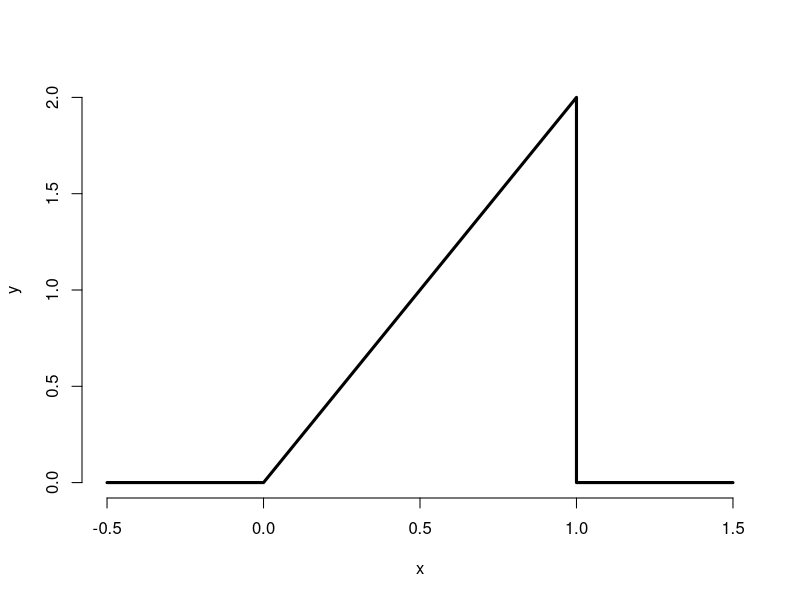
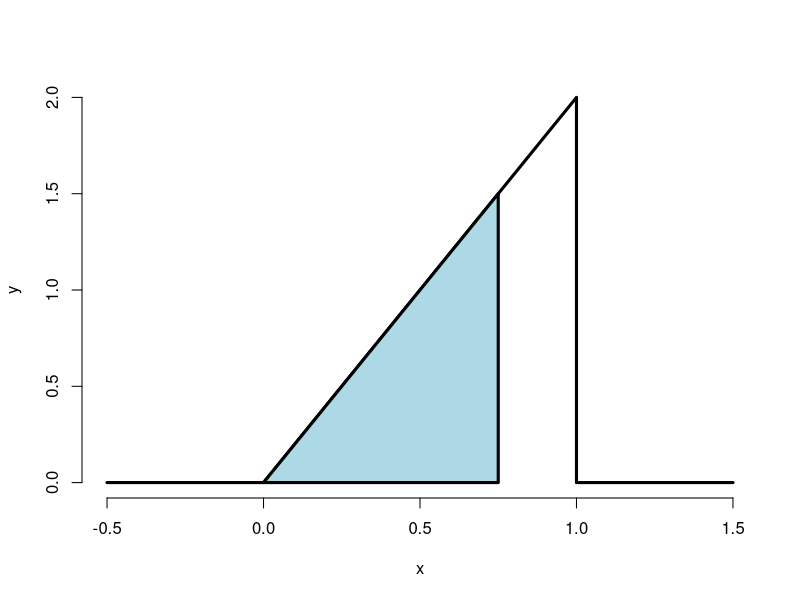

Write R code to recreate these figures, in order.
#funciones de densidad y probabilidad

#En contraste con la función de masa de probabilidad, que asigna probabilidades a valores específicos para variables aleatorias discretas es la función de densidad de probabilidad, que está asociada con variables aleatorias continuas. Al igual que una función de masa de probabilidad tiene reglas específicas que debe seguir.

#Específicamente, para ser una función de densidad de probabilidad válida, una función debe satisfacer ser mayor o igual a cero en todas partes. Y, entonces, el área total debajo de ella debe ser uno. 

#Y, aquí está la regla básica de una función de densidad de probabilidad. Las áreas bajo funciones de densidad de probabilidad corresponden a probabilidades para esa variable aleatoria. 

#Entonces, por ejemplo, si digo que los cocientes de inteligencia se distribuyen normalmente con una media de 100 y una desviación estándar de 15, eso implica que la población sigue una curva de aspecto específica en forma de campana. Y supongo que la probabilidad, si tuviera que extraer una muestra, la probabilidad de que una persona de esa muestra tenga un coeficiente intelectual entre 100 y digamos, cien, 115, es esta área correcta aquí. Tenga en cuenta nuevamente, nuestra función de densidad de probabilidad es una declaración sobre la población de inteligencia cocientes en este caso. 

#No es una declaración sobre los datos en sí. Nuevamente, vamos a utilizar los datos para evaluar esa suposición y evaluar las declaraciones sobre la probabilidad de la población. Pero inherentemente cada vez que dices la palabra probabilidad, estás hablando de una cantidad de población Es interesante notar que cuando modelamos probabilidades continuas como esta, o probabilidades para variables aleatorias continuas como esta, la probabilidad de que tome cualquier valor específico es de hecho cero porque el área de una línea es cero. 

#Esto no es un problema Esto es solo una peculiaridad de modelar variables aleatorias como si tuvieran una precisión infinita, pero no estropea las obras de ninguna manera. Resulta que la curva en forma de campana es una densidad bastante difícil de trabajar. Al menos hasta que aprendas cómo, lo que haremos en una conferencia separada. Así que trabajemos con una densidad mucho más simple en este momento, específicamente una que se parece a un triángulo rectángulo. Entonces f de x es igual a 2x para x entre 0 y 1, y 0 en caso contrario. Y demos un poco de contexto a su alrededor. Digamos que es la proporción de llamadas de ayuda que recibe una línea de ayuda en un día aleatorio. 

#Entonces, ¿qué significa esto? 

#Esto significa que esta área da la probabilidad de que entre el 20% y el 60% de las llamadas sean atendidas ese día. 

#Hagamos la pregunta, ¿es esta una densidad matemáticamente válida? 

#Tracé la función de densidad de probabilidad aquí. Parece un triángulo rectángulo. Observe que el código R se da aquí, y se da en las diapositivas de la conferencia porque las diapositivas se crean usando el formato de deslizamiento. Por lo tanto, es importante usar git para extraer el repositorio del curso. 

x <- c(-0.5, 0, 1, 1, 1.5); 
y <- c( 0, 0, 2, 0, 0)
plot(x, y, lwd = 3, frame = FALSE, type = "l")

#Y realmente puede buscar en el archivo rmd o R markdown, y obtener todo el código para todos los ejemplos de todas las conferencias. En cualquier caso, debemos analizar si esta función de densidad de probabilidad es o no una función de densidad de probabilidad válida. 

#Tenga en cuenta que siempre es mayor o igual que cero. Y luego, en segundo lugar, calculemos su área. Bueno, eso no es demasiado difícil porque es un triángulo rectángulo. La mitad del área de la base, derecha, que es la mitad, multiplicado por la altura, que es 2. Entonces, la mitad por 2 es 1. Entonces el área es 1. Entonces, de hecho, esta es una función de densidad de probabilidad válida.


#Veamos un ejemplo de trabajo con esta densidad. 

#¿Cuál es la probabilidad de que el 75% o menos de las llamadas se atiendan de forma aleatoria?

plot(x, y, lwd = 3, frame = FALSE, type = "l")
polygon(c(0, .75, .75, 0), c(0, 0, 1.5, 0), lwd = 3, col = "lightblue")

#Bueno, resulta bastante bueno que este sea solo otro triángulo rectángulo que necesitamos descubrir. Entonces, la altura en este punto es 1.5, porque recuerde que la función es solo 2 veces x, entonces en el punto, punto se, 0.75, la altura es 1.5. 

#Y luego, por supuesto, el valor de, la base es 0.75. Pero luego lo dividimos por 2 porque es la mitad del área de la base por la altura. Y eso resulta ser 56%, como se muestra aquí.

1.5 * .75 / 2
pbeta(.75, 2, 1)

#Resulta que esta densidad es en realidad un caso especial de una densidad conocida, llamada distribución beta. Y te doy el código R aquí para obtener directamente esta probabilidad de la distribución beta. 


#Por supuesto, no lo necesitamos, porque solo está trabajando con triángulos. Sin embargo, en entornos más complicados, vamos a necesitar estas funciones. Quiero agregar que la palabra, la letra p, frente a una función pide probabilidades. 

#Entonces pbeta va a pedir la probabilidad de una densidad beta de ser menor a 0.75. Aquí el 2 y el 1 son los parámetros específicos que lo convierten en el triángulo exacto que estamos usando aquí, y ve que obtiene el mismo número, 56%. 

#Ciertas áreas de la densidad son tan útiles que les damos nombres. Por ejemplo, la función de distribución acumulativa de una variable aleatoria x, devuelve la probabilidad de que una variable aleatoria sea menor o igual que el valor x. Por lo tanto, devuelve la probabilidad de que el capital X sea menor o igual que la pequeña x. 

#Y esta definición se aplica si x es discreto o continuo. Entonces, recuerde en nuestra distribución beta que acabamos de ver, la función pbeta en R siempre devuelve cualquiera que sea el primer argumento, la probabilidad de ser menor o igual a eso. Entonces, de hecho, cada vez que haces un nombre de densidad en R, en realidad solo está devolviendo la función de distribución acumulativa. 

#A veces es interesante trabajar con la función de supervivencia en lugar de la función de distribución, y es solo 1 menos la función de distribución. Entonces, en lugar de la probabilidad de ser menor que, es la probabilidad de ser mayor que. 

#Entonces, imagine si quisiéramos la función de distribución acumulativa de la densidad considerada anteriormente. Digamos, por ejemplo, que queríamos saber cuál es la probabilidad de que el 40% o menos de las llamadas sean respondidas en un día determinado. 

#¿Cuál es la probabilidad de que el 50% o menos de las llamadas sean respondidas en un día determinado? 

#¿Y cuál es la probabilidad de que el 60% o menos de las llamadas sean respondidas en un día determinado? 

#Dado el modelo particular que tenemos en este momento, que es este triángulo rectángulo como una población, función de densidad de probabilidad. Bueno, para cualquiera de esos números, solo mirando la imagen, será muy similar a 0.7, cómo lo descubrimos para 0.75. Será un triángulo rectángulo, por lo que será la mitad del área de la base por la altura. 

#Eso siempre será la mitad x, sea cual sea la x que esté conectando, multiplicada por 2x, la altura en ese punto, que resulta ser x al cuadrado. 

#Entonces, la función x al cuadrado toma el número que desea evaluar y le da la probabilidad de que ese porcentaje de llamadas o menos sean respondidas en un día muestreado al azar.

#Entonces vemos eso aquí cuando conectamos pbeta, que es nuestra función de distribución acumulativa en R para estos tres valores. El 2 y el 1 hacen que estamos evaluando la densidad beta específica. 

pbeta(c(0.4, 0.5, 0.6), 2, 1)

#Y eso resulta en 16%, 25% y 36%. Entonces, el 16, entonces la probabilidad de que el 40% de las llamadas o menos sean respondidas en un día determinado es del 16%. 

#La probabilidad de que el 50% de las llamadas o menos sean respondidas en un día determinado es del 25%. 

#Y la probabilidad de que se responda el 60% de las llamadas o menos en un día determinado es del 36%.

#Si quería la función de sobreviviente, es 1 menos la función de distribución acumulativa, por lo que es 1 menos x al cuadrado. 

#En el futuro vamos a tener que trabajar con funciones de densidad más complicadas, pero en realidad será más fácil, porque solo confiaremos, por ejemplo, en la función pnorm y pbeta, como esta, en lugar de calcular directamente ellos afuera.

#Ya has oído hablar de los cuantiles de muestra. Por ejemplo, si obtiene un puntaje en el percentil 95, que es el cuantil 0.95 en un examen, sepa que el 95% de los estudiantes obtuvo un puntaje peor que usted y el 5% mejor. 


#Estos son los llamados cuantiles de muestra. Vamos a definir sus análogos de población. Entonces, recuerde en el cuantil de muestra, si desea definir el percentil 95 o el cuantil de 0.95, lo que haría sería alinear las observaciones de menor a mayor. 

#Y encontraría el puntaje del examen o el punto, de modo que el 95% de la observación se encuentra debajo de él. El cuantil de la función de distribución con la función de distribución F es el punto x sub alfa de manera que ZF de x de alfa es igual a alfa. 

#Eso es un trabalenguas, así que veamos si podemos hacer un dibujo. Si dibujáramos una densidad, F de x, la función de distribución evaluada en x, es el área debajo del punto x. 

#Cuál es la probabilidad de que una variable aleatoria de esta población sea menor o igual que x. Por lo tanto, puede considerarlo como una población de puntajes de exámenes. 

#Y es una población infinita de estudiantes. 

#Y aquí, esta sería la probabilidad de obtener una puntuación para un estudiante extraído al azar de esta población de x o inferior. 

#El cuantil alfa es nosotros mueva esta línea hasta encontrar el punto x sub alfa, de modo que exactamente la probabilidad alfa se encuentre debajo de ella. Eso es exactamente lo que estamos haciendo con nuestros datos cuando encontramos un cuantil empírico. 

#Seguimos encontrando los puntos de datos de manera que, por ejemplo, el 95% de los puntajes de las pruebas se encuentran debajo de ellos. Esa sería la muestra del percentil 95. 

#Ahora movemos el punto x a lo largo hasta que encontremos el punto tal que la probabilidad de estar debajo de él sea del 95% en esta distribución de la población. 

#Nuevamente, el percentil es simplemente un cuantil con alfa expresado como un porcentaje en lugar de una proporción. Y la mediana es el per, quizás el cuantil más conocido, es el percentil 50. 

#Vamos a usar mucho los cuantiles, por lo que vale la pena reforzar este punto. 

#Entonces el percentil 95 de una población la distribución es el punto, de modo que la probabilidad de que se extraiga una variable aleatoria de esa población es menor que ese valor es del 95%. 

#Y la probabilidad de que una variable aleatoria extraída de esa población sea mayor es del 5%. Analicemos nuestro ejemplo anterior. 

#¿Cuál es la mediana de la distribución con la que estábamos trabajando antes? 

#Recuerda que la distribución parecía un triángulo rectángulo. En la función de distribución, por ejemplo, si se desea encontrar la probabilidad de que x proporción de llamadas se respondan en un día determinado o menos, que F de x, esa función de distribución,

#funcionó para ser simplemente x al cuadrado. Donde x tiene que ser un valor ntre 0 y 1 para que tenga sentido. En este caso, queremos resolver 0.5 iguales F de x, que es igual a x al cuadrado. 

sqrt(0.5)

#Resultando en la solución raíz cuadrada 0.5. Esto es 0.7. Entonces, lo que esto significa es que aproximadamente el 50% de los días, el 70% de las llamadas telefónicas o menos reciben respuesta. 

#Y en aproximadamente el 50% de los días, aproximadamente el 70% de las llamadas telefónicas o más reciben respuesta. Trabajamos mucho con los cuantiles, especialmente los cuantiles de la distribución normal. Casi nunca pasamos por este proceso de trabajar directamente con las densidades para calcular los cuantiles, porque las distribuciones con las que trabajamos son comunes y esto ya se ha hecho por nosotros. 


#En R, hay un truco fácil. Básicamente, q delante del nombre de la función, nombre de densidad de la función, da los cuantiles. Entonces, en este caso, sabemos que esta es una densidad beta. Bueno, no lo sabemos. Te digo que esta es una densidad beta.


qbeta(0.5,2,1)

#Y entonces qbeta nos da el cuantil relevante. Aquí conectamos 0.5. Y recuerde que R toma el argumento del cuantil como una proporción. Por lo tanto, si conecta 0.5, funcionará. Si conecta 50 por 50%, no funcionará.

#De acuerdo, y el 2 y el 1 son los parámetros que realmente no hemos descrito completamente. Pero tendrá que aceptar mi palabra de que esos son los parámetros que producen la densidad de datos específica que estamos analizando. 

#Y cuando conectamos esto, obtenemos 0.7, 0.71, exactamente como lo hicimos antes. 

#Tal vez se pregunte, en este punto, he oído hablar de una mediana antes, pero no fue tan complicado. Simplemente ordené mis observaciones de menor a mayor y tomé el medio, o el promedio de las dos observaciones intermedias, si tuviera un número par de observaciones.

#Allí tenías una cantidad de muestra. Es un estimador. En esta clase, vamos a construir no solo estimadores sino también los objetivos de estimación o el estimado. 

#Entonces, en este caso, su mediana de muestra está estimando su mediana de población. Entonces, por ejemplo, una mediana de muestra de nuestro ejemplo anterior es si tuviéramos que muestrear un par de días, calcular el porcentaje de llamadas que fueron respondidas en ese, de esos días. Alinee esos porcentajes y tome el del medio, esa sería la mediana. 

#Pensaríamos en eso como un objetivo como un, como un estimador de una población. 
#Una especie de verdadero porcentaje medio de llamadas que reciben respuesta. Y, por supuesto, hay muchas suposiciones que necesitaremos hacer para conectar esa muestra con la población.

#Sin embargo, vamos a tener los ojos abiertos sobre esos supuestos y los desarrollaremos formalmente. Entonces, en cualquier caso, en esta clase, para cada estimador habrá un estimado. La media de la muestra estimará la media de la población. 

#La mediana de la muestra estimará la mediana de la población La desviación estándar de la muestra estimará la desviación estándar de la población. Y así. 

#Este es el proceso formal de inferencia estadística, que vincula su muestra a una población.

